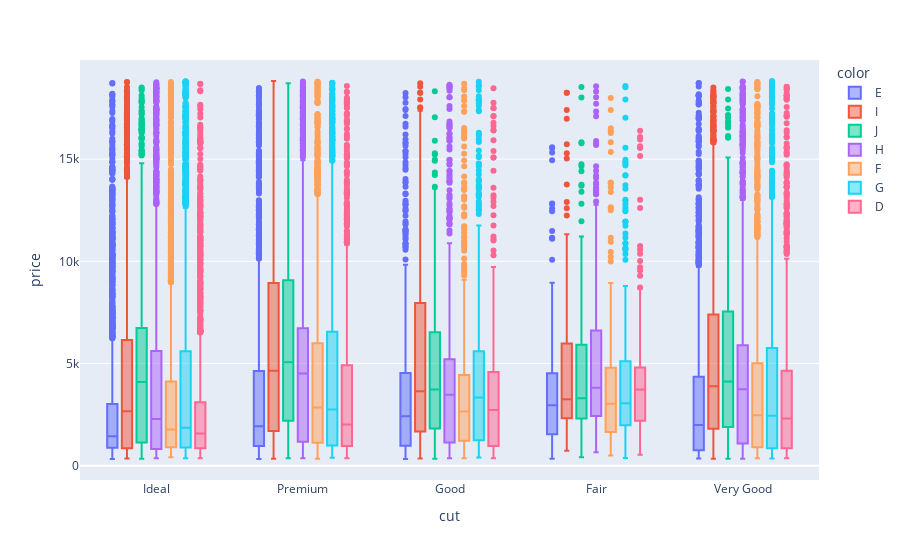

Here is the notebook cell this chart was saved with:
### Code cell
fig = px.box(data, x="cut", 
             y="price", 
             color="color")
fig.show()

### Figure 1 — Plotly figure (JSON) as saved in the notebook; plotly's stock layout.template omitted (floating-point values rounded to 4 significant figures; data arrays with more than 128 entries replaced by an {"elided": "..."} marker saying what was removed)
{"data": [{"alignmentgroup": "True", "hovertemplate": "color=E<br>cut=%{x}<br>price=%{y}<extra></extra>", "legendgroup": "E", "marker": {"color": "#636efa"}, "name": "E", "notched": false, "offsetgroup": "E", "orientation": "v", "showlegend": true, "type": "box", "x": {"elided": "9797 str values"}, "x0": " ", "xaxis": "x", "y": {"elided": "9797 int values"}, "y0": " ", "yaxis": "y"}, {"alignmentgroup": "True", "hovertemplate": "color=I<br>cut=%{x}<br>price=%{y}<extra></extra>", "legendgroup": "I", "marker": {"color": "#EF553B"}, "name": "I", "notched": false, "offsetgroup": "I", "orientation": "v", "showlegend": true, "type": "box", "x": {"elided": "5422 str values"}, "x0": " ", "xaxis": "x", "y": {"elided": "5422 int values"}, "y0": " ", "yaxis": "y"}, {"alignmentgroup": "True", "hovertemplate": "color=J<br>cut=%{x}<br>price=%{y}<extra></extra>", "legendgroup": "J", "marker": {"color": "#00cc96"}, "name": "J", "notched": false, "offsetgroup": "J", "orientation": "v", "showlegend": true, "type": "box", "x": {"elided": "2808 str values"}, "x0": " ", "xaxis": "x", "y": {"elided": "2808 int values"}, "y0": " ", "yaxis": "y"}, {"alignmentgroup": "True", "hovertemplate": "color=H<br>cut=%{x}<br>price=%{y}<extra></extra>", "legendgroup": "H", "marker": {"color": "#ab63fa"}, "name": "H", "notched": false, "offsetgroup": "H", "orientation": "v", "showlegend": true, "type": "box", "x": {"elided": "8304 str values"}, "x0": " ", "xaxis": "x", "y": {"elided": "8304 int values"}, "y0": " ", "yaxis": "y"}, {"alignmentgroup": "True", "hovertemplate": "color=F<br>cut=%{x}<br>price=%{y}<extra></extra>", "legendgroup": "F", "marker": {"color": "#FFA15A"}, "name": "F", "notched": false, "offsetgroup": "F", "orientation": "v", "showlegend": true, "type": "box", "x": {"elided": "9542 str values"}, "x0": " ", "xaxis": "x", "y": {"elided": "9542 int values"}, "y0": " ", "yaxis": "y"}, {"alignmentgroup": "True", "hovertemplate": "color=G<br>cut=%{x}<br>price=%{y}<extra></extra>", "legendgroup": "G", "marker": {"color": "#19d3f3"}, "name": "G", "notched": false, "offsetgroup": "G", "orientation": "v", "showlegend": true, "type": "box", "x": {"elided": "11292 str values"}, "x0": " ", "xaxis": "x", "y": {"elided": "11292 int values"}, "y0": " ", "yaxis": "y"}, {"alignmentgroup": "True", "hovertemplate": "color=D<br>cut=%{x}<br>price=%{y}<extra></extra>", "legendgroup": "D", "marker": {"color": "#FF6692"}, "name": "D", "notched": false, "offsetgroup": "D", "orientation": "v", "showlegend": true, "type": "box", "x": {"elided": "6775 str values"}, "x0": " ", "xaxis": "x", "y": {"elided": "6775 int values"}, "y0": " ", "yaxis": "y"}], "layout": {"boxmode": "group", "legend": {"title": {"text": "color"}, "tracegroupgap": 0}, "margin": {"t": 60}, "xaxis": {"anchor": "y", "domain": [0, 1], "title": {"text": "cut"}}, "yaxis": {"anchor": "x", "domain": [0, 1], "title": {"text": "price"}}}}
